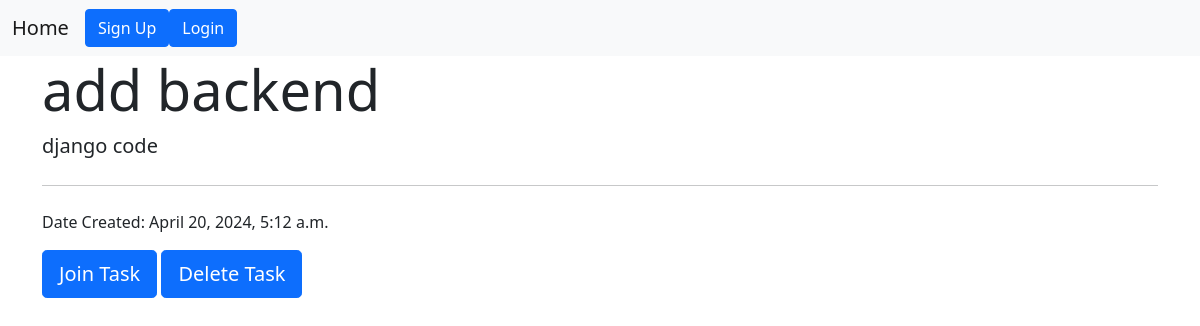
Page /tasks/2 on the committed database.
### projects/models.py (models this page shows, shortened)
class Task(models.Model):
  TODO="TO DO"
  COMPLETED='COMPLETED'
  INPROGRESS='IN-PROGRESS'
  STATUS_CHOICES = [
    (TODO, 'TO DO'),
    (COMPLETED, 'COMPLETED'),
    (INPROGRESS, 'IN-PROGRESS'),
  ]
  title = models.CharField(max_length=150)
  description = models.TextField(null=True,blank=True)
  project = models.ForeignKey(Project,null=True,blank=True, on_delete=models.CASCADE)
  assignee = models.ForeignKey(User, null=True,blank=True, on_delete=models.SET_NULL)
  date_created = models.DateTimeField(auto_now_add=True)
  due_date = models.DateField(null=True,blank=True)
  status = models.CharField(max_length=50, choices=STATUS_CHOICES,null=True,blank=True,default= TODO)

### projects/views.py (the view)
# urls.py: path('tasks/<int:pk>', views.taskDetail, name ='task-detail'),
def taskDetail(request,pk):
  task = get_object_or_404(Task, id=pk)
  context = {'task':task}
  return render(request, 'projects/task-detail.html',context)

### projects/templates/projects/task-detail.html
{% extends 'base.html' %}
{% block content %}
<div class="container ">
  <div class="row ">
      <div class="col-md-12 ">
            <div class="jumbotron">
              <h4 class="display-4">{{task.title}}</h4>
              <p class="lead">{{task.description}}</p>
              <hr class="my-4">
              <p>Date Created:  {{task.date_created}}</p>
              {% if task.assignee != request.user%}
                <a class="btn btn-primary btn-lg" href="{% url 'join-task' task.id%}" role="button">Join Task</a>
                <a class="btn btn-primary btn-lg" href="{% url 'delete-task' task.id%}" role="button">Delete Task</a>
              {% endif %}
            </div>
      </div>
  </div>
</div>
{% endblock content %}

### rows in the picture
Task: title "add backend", description "django code", date_created "April 20, 2024, 5:12 a.m."
